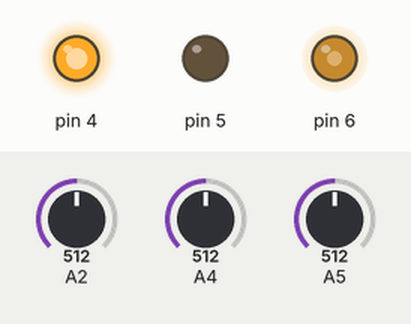
Simulated run of this sketch. Board: Arduino Uno, built with avr-gcc and run on an emulated ATmega328P. Shown: output pins drawn as LEDs (lit = HIGH). Inputs (shaded band) come from the test bench; at power-on: A5 = 512, A4 = 512, A2 = 512.

Above: at 1.2 s.
1.3 s: A5 set to 716
At 2.0 s:
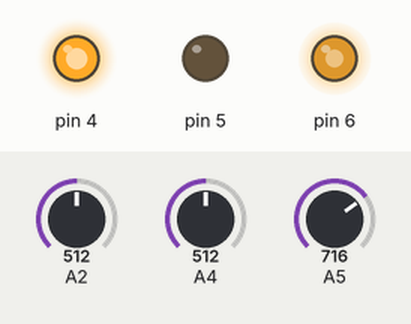
2.8 s: A4 set to 793
4.3 s: A4 set to 816
At 5.5 s:
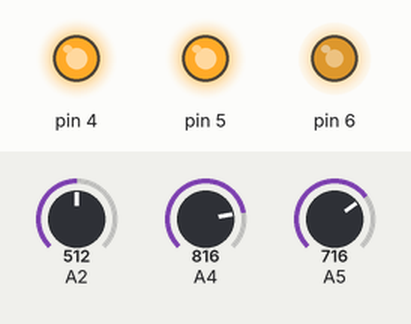
5.8 s: A2 set to 108
7.3 s: A2 set to 91
At 7.7 s:
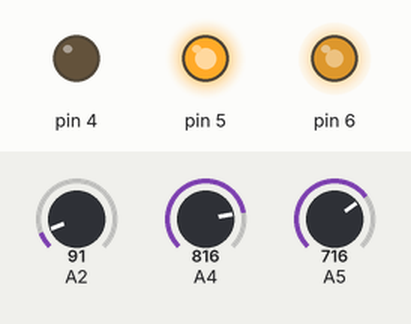
8.8 s: A5 set to 900
At 10.1 s:
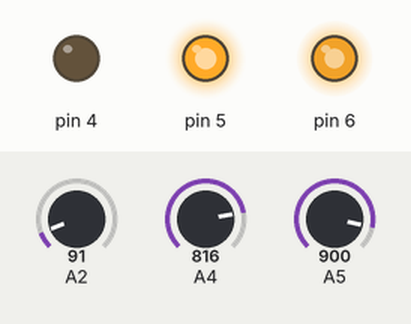
Timing chart, 0 to 11.3 s (numbered marks = the images above; inputs shaded):
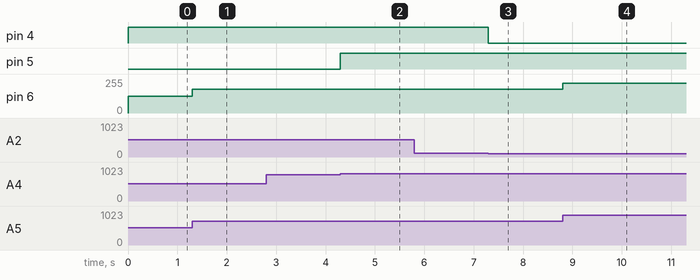

The sketch:

ExampleStructTrimmer.ino
```cpp
struct Trimmer{
  int analogInput;
  int digitalOutput;
  bool isPwm;
  int soglia;

};


Trimmer trimmers[3];

Trimmer tr1 = {A2, 4, false, 100};
Trimmer tr2 = {A4, 5, false, 800};
Trimmer tr3 = {A5, 6, true, 0};

void setup() {
  // put your setup code here, to run once:
  Serial.begin(9600);
  pinMode(tr1.digitalOutput, OUTPUT);
  pinMode(tr2.digitalOutput, OUTPUT);
  pinMode(tr3.digitalOutput, OUTPUT);

  trimmers[0] = tr1;
  trimmers[1] = tr2;
  trimmers[2] = tr3;
}

void loop() {
  // put your main code here, to run repeatedly:

  for(int i = 0; i < 3; i++)
  {
    int val = analogRead(trimmers[i].analogInput);
    if(!trimmers[i].isPwm)
    {

        if(val > trimmers[i].soglia)
        {
              digitalWrite(trimmers[i].digitalOutput, HIGH);
        }
        else
        {
              digitalWrite(trimmers[i].digitalOutput, LOW);
        }
    }
    else
    {
        val = map(val, 0, 1024, 0, 255);
        analogWrite(trimmers[i].digitalOutput, val);
    }

  }

}
```

Measured:
- the behaviour switches between 800 and 801 on A4 (found by bisection; images 1 and 2)
- the behaviour switches between 101 and 100 on A2 (found by bisection; images 2 and 3)
- after the input at 1.3 s, pin 6: 127/255 → 178/255 at once
- after the input at 2.8 s, every drawn part: stays the same
- after the input at 4.3 s, pin 5: LOW → HIGH at once
- after the input at 5.8 s, every drawn part: stays the same
- after the input at 7.3 s, pin 4: HIGH → LOW at once
- after the input at 8.8 s, pin 6: 178/255 → 224/255 at once
